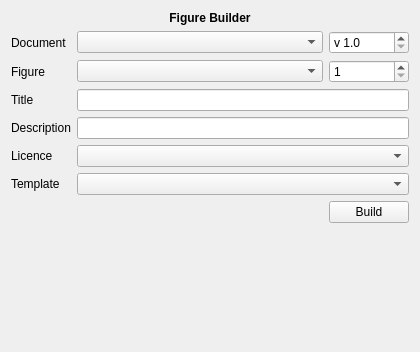
<?xml version="1.0" encoding="UTF-8"?>
<ui version="4.0">
 <class>FigureWidget</class>
 <widget class="QWidget" name="FigureWidget">
  <property name="geometry">
   <rect>
    <x>0</x>
    <y>0</y>
    <width>413</width>
    <height>352</height>
   </rect>
  </property>
  <property name="windowTitle">
   <string>Form</string>
  </property>
  <layout class="QGridLayout" name="gridLayout">
   <item row="0" column="0" colspan="3">
    <widget class="QLabel" name="titleLabel">
     <property name="font">
      <font>
       <weight>75</weight>
       <bold>true</bold>
      </font>
     </property>
     <property name="text">
      <string>Figure Builder</string>
     </property>
     <property name="alignment">
      <set>Qt::AlignCenter</set>
     </property>
    </widget>
   </item>
   <item row="1" column="0">
    <widget class="QLabel" name="label">
     <property name="text">
      <string>Document</string>
     </property>
    </widget>
   </item>
   <item row="1" column="1">
    <widget class="QComboBox" name="comboBox"/>
   </item>
   <item row="1" column="2">
    <widget class="QDoubleSpinBox" name="doubleSpinBox">
     <property name="prefix">
      <string>v </string>
     </property>
     <property name="decimals">
      <number>1</number>
     </property>
     <property name="minimum">
      <double>1.000000000000000</double>
     </property>
     <property name="value">
      <double>1.000000000000000</double>
     </property>
    </widget>
   </item>
   <item row="2" column="0">
    <widget class="QLabel" name="label_2">
     <property name="text">
      <string>Figure</string>
     </property>
    </widget>
   </item>
   <item row="2" column="1">
    <widget class="QComboBox" name="comboBox_2">
     <property name="editable">
      <bool>false</bool>
     </property>
    </widget>
   </item>
   <item row="3" column="0">
    <widget class="QLabel" name="label_4">
     <property name="text">
      <string>Title</string>
     </property>
    </widget>
   </item>
   <item row="3" column="1" colspan="2">
    <widget class="QLineEdit" name="lineEdit"/>
   </item>
   <item row="4" column="0">
    <widget class="QLabel" name="label_5">
     <property name="text">
      <string>Description</string>
     </property>
    </widget>
   </item>
   <item row="4" column="1" colspan="2">
    <widget class="QLineEdit" name="lineEdit_2"/>
   </item>
   <item row="5" column="0">
    <widget class="QLabel" name="label_3">
     <property name="text">
      <string>Licence</string>
     </property>
    </widget>
   </item>
   <item row="6" column="0">
    <widget class="QLabel" name="label_6">
     <property name="text">
      <string>Template</string>
     </property>
    </widget>
   </item>
   <item row="7" column="2">
    <widget class="QPushButton" name="pushButton">
     <property name="text">
      <string>Build</string>
     </property>
    </widget>
   </item>
   <item row="5" column="1" colspan="2">
    <widget class="QComboBox" name="comboBox_3"/>
   </item>
   <item row="6" column="1" colspan="2">
    <widget class="QComboBox" name="comboBox_4"/>
   </item>
   <item row="8" column="0" colspan="3">
    <spacer name="verticalSpacer">
     <property name="orientation">
      <enum>Qt::Vertical</enum>
     </property>
     <property name="sizeHint" stdset="0">
      <size>
       <width>398</width>
       <height>45</height>
      </size>
     </property>
    </spacer>
   </item>
   <item row="7" column="1">
    <spacer name="horizontalSpacer">
     <property name="orientation">
      <enum>Qt::Horizontal</enum>
     </property>
     <property name="sizeHint" stdset="0">
      <size>
       <width>40</width>
       <height>20</height>
      </size>
     </property>
    </spacer>
   </item>
   <item row="2" column="2">
    <widget class="QSpinBox" name="spinBox_2">
     <property name="minimum">
      <number>1</number>
     </property>
     <property name="value">
      <number>1</number>
     </property>
    </widget>
   </item>
  </layout>
 </widget>
 <resources/>
 <connections/>
</ui>
